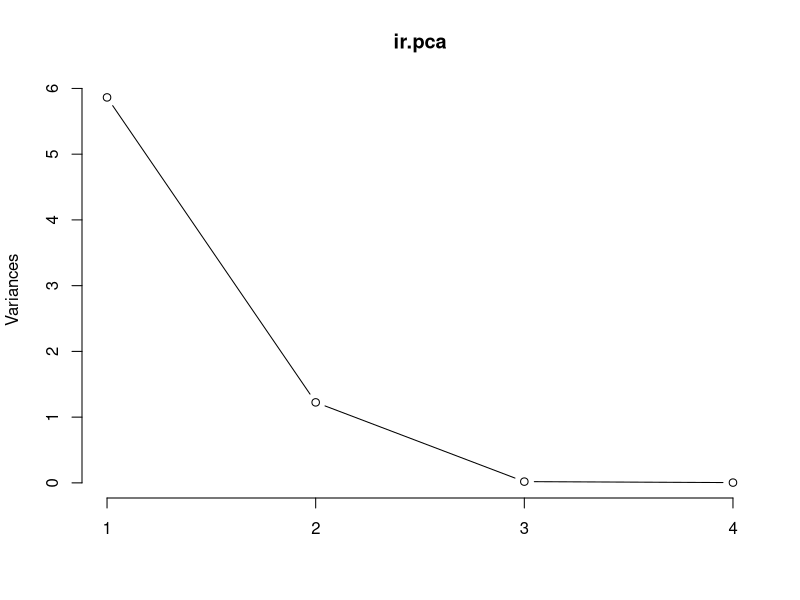

Write R code to recreate this figure.
## ---- chunk 1
knitr::opts_chunk$set(echo = TRUE)
## ---- chunk 2
# Load data
data(iris)
head(iris, 3)
## ---- chunk 3
# log transform 
log.ir <- log(iris[, 1:4])
ir.species <- iris[, 5]
 
# apply PCA - scale. = TRUE is highly 
# advisable, but default is FALSE. 
ir.pca <- prcomp(log.ir,
                 center = F,
                 scale. = F)
# print method
plot(ir.pca, type = "l")
ir.pca
## ---- chunk 4
summary(ir.pca)
